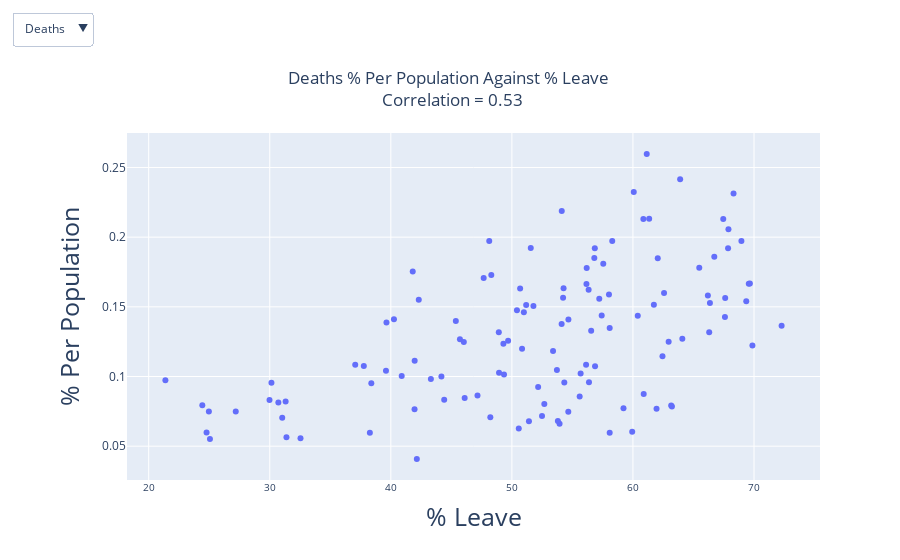

The cell this chart's notebook holds for it:
### Code cell
fig = go.Figure()


fig = go.Figure(data=[
    go.Scatter(name = 'Cases', x=covid_cases['Pct_Leave'],y=covid_cases['PctOfPop'],mode='markers',visible=False,
              hovertext=covid_cases['areaName']),
    go.Scatter(name = 'Deaths', x=covid_deaths['Pct_Leave'],y=covid_deaths['PctOfPop'],mode='markers',
               hovertext=covid_cases['areaName']),
])

fig.update_layout(
    updatemenus=[
        dict(
        active=1,
        y = 1.35,
        yanchor = 'top',
        buttons=list([
            dict(
            label='Cases',
            method='update',
            args=[{'visible' : [True,False]},
                 {'title' : 'Cases % Per Population Against % Leave <br> Correlation = 0.28'}]),
            dict(
            label='Deaths',
            method='update',
            args=[{'visible' : [False,True]},
                 {'title' : 'Deaths % Per Population Against % Leave <br> Correlation = 0.53'}]),
        ]))],
        title={'text' : 'Deaths % Per Population Against % Leave <br> Correlation = 0.53',
              'y' : 0.85,
              'x' : 0.5,}
)


fig.update_xaxes(
    title_text='% Leave',
    title_font={"size":25},
    tickfont = {'size' : 10}
)

fig.update_yaxes(
    title_text='% Per Population',
    title_font={"size":25},
)

config = {
    'scrollZoom': False,
    'displayModeBar': False,
    'editable': False
}

fig.show(config = config)

### Figure 1 — Plotly figure (JSON) as saved in the notebook; plotly's stock layout.template omitted (floating-point values rounded to 4 significant figures; data arrays with more than 128 entries replaced by an {"elided": "..."} marker saying what was removed)
{"data": [{"hovertext": {"elided": "356 str values"}, "mode": "markers", "name": "Cases", "type": "scatter", "visible": false, "x": {"elided": "356 float values"}, "y": {"elided": "356 float values"}}, {"hovertext": {"elided": "356 str values"}, "mode": "markers", "name": "Deaths", "type": "scatter", "x": {"elided": "172 float values"}, "y": {"elided": "172 float values"}}], "layout": {"title": {"text": "Deaths % Per Population Against % Leave <br> Correlation = 0.53", "x": 0.5, "y": 0.85}, "updatemenus": [{"active": 1, "buttons": [{"args": [{"visible": [true, false]}, {"title": "Cases % Per Population Against % Leave <br> Correlation = 0.28"}], "label": "Cases", "method": "update"}, {"args": [{"visible": [false, true]}, {"title": "Deaths % Per Population Against % Leave <br> Correlation = 0.53"}], "label": "Deaths", "method": "update"}], "y": 1.35, "yanchor": "top"}], "xaxis": {"tickfont": {"size": 10}, "title": {"font": {"size": 25}, "text": "% Leave"}}, "yaxis": {"title": {"font": {"size": 25}, "text": "% Per Population"}}}}
